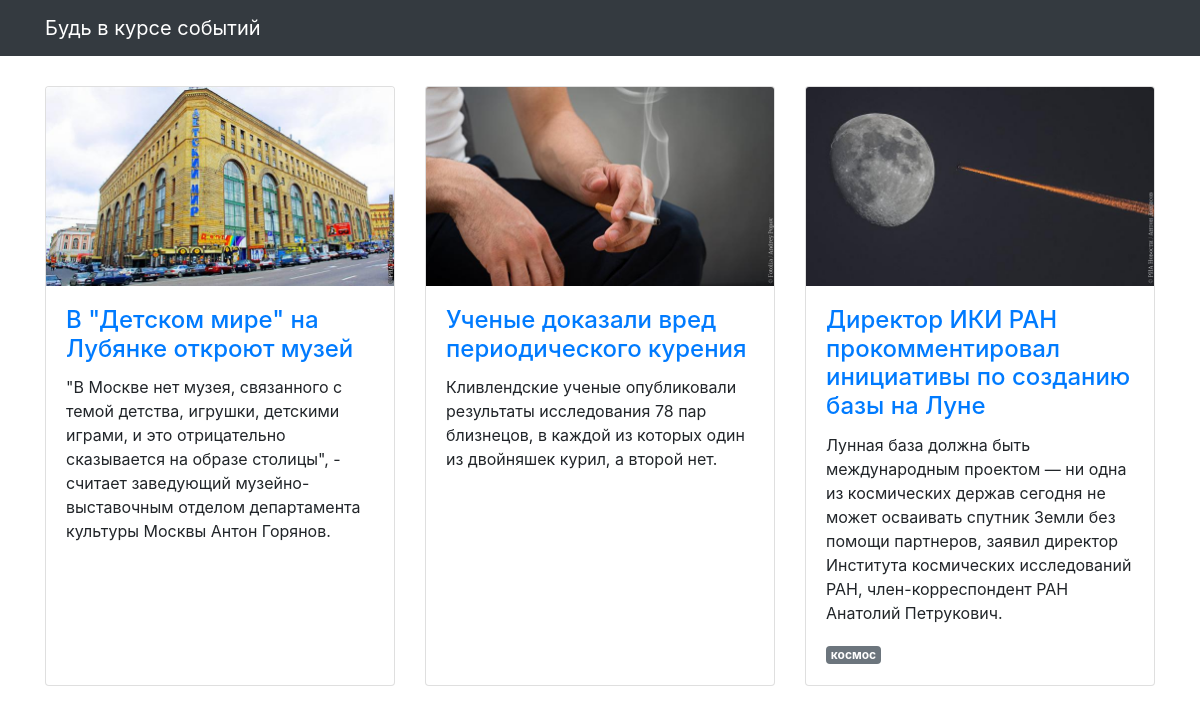
The page / on the database its author committed.
### articles/models.py (models this page shows, shortened)
class Article(models.Model):
    title = models.CharField(max_length=256, verbose_name='Название')
    text = models.TextField(verbose_name='Текст')
    published_at = models.DateTimeField(verbose_name='Дата публикации')
    image = models.ImageField(null=True, blank=True, verbose_name='Изображение',)
    class Meta:
        verbose_name = 'Статья'
        verbose_name_plural = 'Статьи'

class Scope(models.Model):
    article = models.ManyToManyField(Article, through='Membership')
    tematik = models.CharField(max_length=256, verbose_name='Разделы')
    class Meta:
        verbose_name = 'Раздел'
        verbose_name_plural = 'Разделы'

### articles/views.py (the view)
# urls.py: path('', articles_list, name='articles'),
def articles_list(request):
    template = 'articles/news.html'
    context = {}
    ordering = '-published_at'
    articles = Article.objects.all()
    context['tags'] = {}
    for article in articles:
        context['tags'][article.id] = {}
        tags = Scope.objects.filter(article=article.id).order_by('-membership__is_main', 'tematik').all()
        context['tags'][article.id] = tags
    context['object_list'] = Article.objects.all()
    return render(request, template, context)

### templates/articles/news.html (shortened to what this page needs)
{% extends "articles/base.html" %}
{% load static %}
{% block content %}
<div class="row">
  {% for article in object_list %}
  <div class="col-lg-4 col-sm-6 portfolio-item">
    <div class="card h-100">
      <a href="#"><img class="card-img-top" src="{% get_media_prefix %}{{ article.image }}" alt=""></a>
      <div class="card-body">
        <h4 class="card-title">
          <a href="#">{{ article.title }}</a>
        </h4>
        <p class="card-text">{{ article.text }}</p>
          {% for key,value in tags.items %}
            {% if key == article.id %}
              {% for scope in value %}
                <span class="badge {% if scope.is_main %}badge-primary{% else %}badge-secondary{% endif %}">{{ scope.tematik }}</span>
              {% endfor %}
            {% endif %}
          {% endfor %}
      </div>
    </div>
  </div>
  {% endfor %}
</div>
{% endblock %}

### templates/articles/base.html (shortened to what this page needs)
<!DOCTYPE html>
{% load static %}
<html>
  <head>
    <link href="{% static  "css/bootstrap.min.css"  %}" rel="stylesheet">
    <link href="{% static  "css/3-col-portfolio.css" %}" rel="stylesheet">
  </head>
  <body>
    <nav class="navbar navbar-expand-lg navbar-dark bg-dark fixed-top">
      <div class="container">
        <a class="navbar-brand" href="#">Будь в курсе событий</a>
      </div>
    </nav>
    <div class="container">{% block content %}{% endblock %}</div>
  </body>
</html>

### static/css/3-col-portfolio.css (style rules this page uses)
body { padding-top: 84px; padding-bottom: 84px; }
@media (min-width: 992px) { body { padding-top: 86px; padding-bottom: 86px; } }

### rows shown on the page
Article: image (picture), title "В \"Детском мире\" на Лубянке откроют музей", text "\"В Москве нет музея, связанного с темой детства, игрушки, детскими играми, и это отрицательно сказывается на образе столицы\", - считает заведующий музейно-выставочным отделом департамента культуры Москвы Антон Горянов."
Article: image (picture), title "Ученые доказали вред периодического курения", text "Кливлендские ученые опубликовали результаты исследования 78 пар близнецов, в каждой из которых один из двойняшек курил, а второй нет."
Article: image (picture), title "Директор ИКИ РАН прокомментировал инициативы по созданию базы на Луне", text "Лунная база должна быть международным проектом — ни одна из космических держав сегодня не может осваивать спутник Земли без помощи партнеров, заявил директор Института космических исследований РАН, член-корреспондент РАН Анатолий Петрукович."
Scope: tematik "космос"
